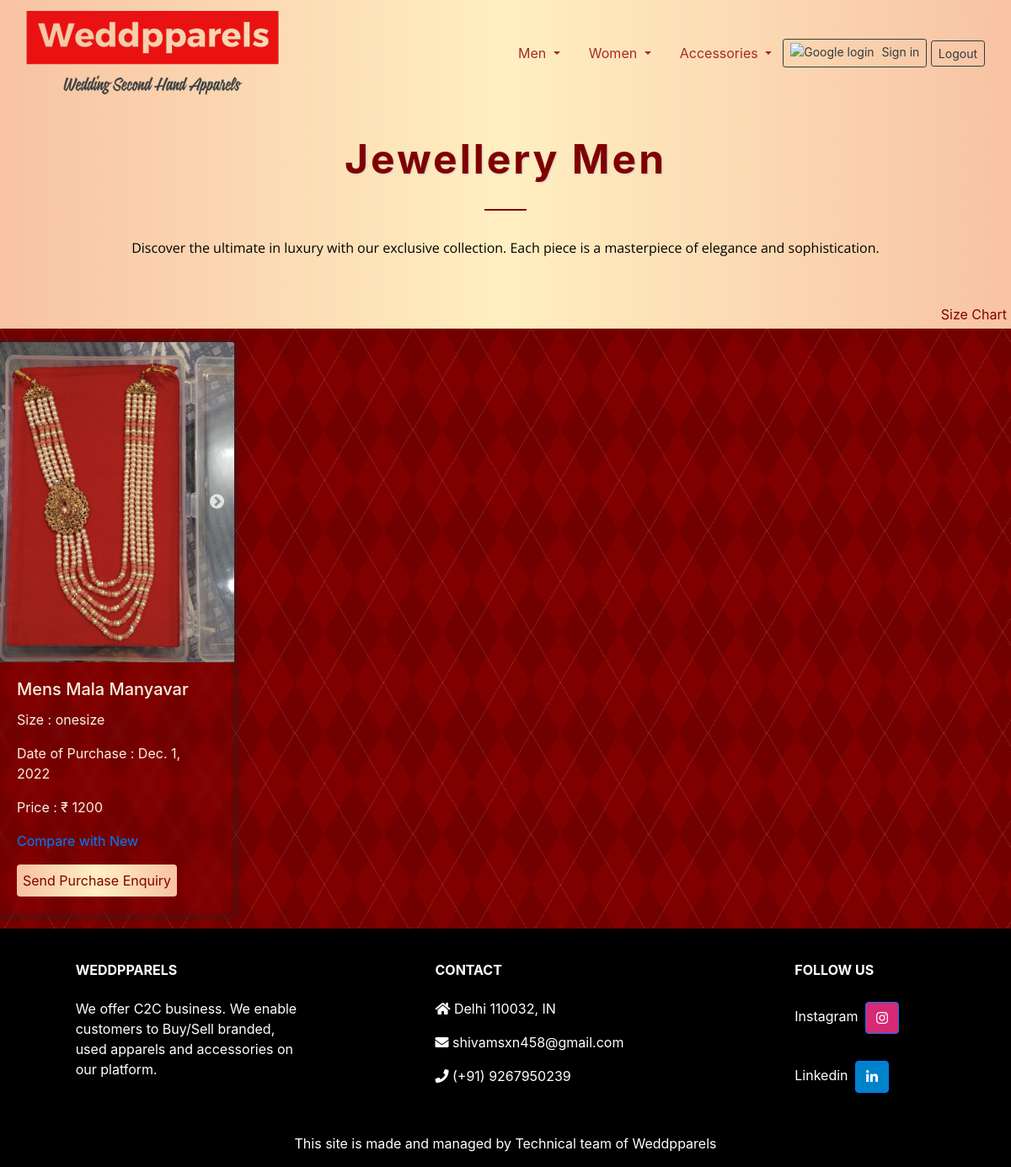
The page /shop/categorydisplay/JewelleryMen on the database its author committed.
### shop/models.py (models this page shows, shortened)
class Product(models.Model):
    product_id = models.AutoField
    product_name = models.CharField(max_length= 30)
    size = models.CharField(max_length=100, blank=True, default="onesize")
    purchase_date = models.DateField()
    category = models.CharField(max_length=25, default="")
    subcategory = models.CharField(max_length=25, default="")
    price = models.IntegerField(default= 0)
    image = models.ImageField(upload_to="shop/images", blank=True, default="")
    sideimage = models.ImageField(upload_to="shop/images", blank=True, default="/shop/images/imagecomingsoon.png")
    backimage = models.ImageField(upload_to="shop/images", blank=True, default="/shop/images/imagecomingsoon.png")
    url = models.URLField(max_length=200, blank=True, default= "")

### shop/views.py (the view)
# urls.py: path('categorydisplay/JewelleryMen',  views.jewellerymenfunc, name=""),
def jewellerymenfunc(request):
    products = Product.objects.filter(subcategory='Jewellery Men')
    productsfilter = Product.objects.filter(subcategory='Jewellery Men')[:1]  #To fetch first result and show its subcategory in category pages>> navbarcat html files from base,html (title and para)
    context = {'products':products, 'productsfilter':productsfilter}
    return render(request, 'shop/navbarcatjewellerymen.html',context)

### shop/templates/shop/navbarcatjewellerymen.html
{% extends 'shop/base.html' %}

### shop/templates/shop/base.html (shortened to what this page needs)
{% block categorydisplay %}
{% load static %}
<!doctype html>
<html lang="en" xmlns="http://www.w3.org/1999/html">
<head>
    <link rel="stylesheet" href="https://cdn.jsdelivr.net/npm/bootstrap@4.1.3/dist/css/bootstrap.min.css">
<nav class= "navbar navbar-expand-lg bg-transparent navbar-light navbar-airy bg-fixed-white" style="margin: 0;">
<div class="container-fluid">
   <a class="navbar-brand" href="http://weddpparels.com/"><img class="img-fluid" src="{% static '/media/sitelogo.png' %}" ></a>
  <div class="collapse navbar-collapse" id="navbarSupportedContent">
    <ul class="navbar-nav mr-auto">
      <li class="nav-item dropdown">
        <a class="nav-link dropdown-toggle" href="#" id="navbarDropdownmen" role="button" data-toggle="dropdown" aria-haspopup="true" aria-expanded="false" style="color: brown;">
          Men
        </a>
      </li>
      <li class="nav-item dropdown">
        <a class="nav-link dropdown-toggle" href="#" id="navbarDropdownwomen" role="button" data-toggle="dropdown" aria-haspopup="true" aria-expanded="false" style="color: brown;">
          Women
        </a>
      </li>
      <li class="nav-item dropdown">
        <a class="nav-link dropdown-toggle" href="#" id="navbarDropdownacc" role="button" data-toggle="dropdown" aria-haspopup="true" aria-expanded="false" style="color: brown;">
          Accessories
        </a>
      </li>
    </ul>
<br>
{% load socialaccount %}
<html>
<body>
{% if user.is_authenticated %}
  <h6 class="text-info">Hi! {{ user.username }}</h6> &nbsp;&nbsp;&nbsp;&nbsp;&nbsp;&nbsp;&nbsp;&nbsp;
{% else %}
  <a href="{% provider_login_url 'google'%}?next=/shop/" class="btn btn-outline-dark btn-sm" >
    <img width="16px" style="margin-bottom:3px; margin-right:5px" alt="Google login" src="https://weddpparel.s3.ap-south-1.amazonaws.com/web_dark_sq_SI%401x.png" />
    Sign in
  </a> &nbsp;
{% endif %}
<a href="http://weddpparels.com/accounts/logout/" class="btn btn-outline-dark btn-sm">Logout</a>
</body>
</html>
 </div>
</nav>
 <link rel="stylesheet" type="text/css" href="https://cdnjs.cloudflare.com/ajax/libs/slick-carousel/1.8.1/slick.min.css"/>
  <link rel="stylesheet" type="text/css" href="https://cdnjs.cloudflare.com/ajax/libs/slick-carousel/1.8.1/slick-theme.min.css"/>
</head>
<body>
<br>
<div style="background-image: linear-gradient(to right,#f8c3a3, #ffefc1, #f8c3a3); text-align: center; padding: 10px;">
    <h2 style="font-size: 48px; font-weight: bold; margin: 0; color: maroon; letter-spacing: 3px; text-shadow: 1px 1px 2px #ccc;">
        {% for product in productsfilter %}
        {{ product.subcategory }}
        {% endfor %}
    </h2>
    <hr style="border: none; border-top: 2px solid maroon; height: 2px; margin: 30px auto; max-width: 50px;">
    <p style="color: black; font-size: 16px; line-height: 1.5; font-family: 'Open Sans', sans-serif;">
        Discover the ultimate in luxury with our exclusive collection. Each piece is a masterpiece of elegance and sophistication.
   <br><br>
    </p>
</div>
<div style="background-image: linear-gradient(to right,#f8c3a3, #ffefc1, #f8c3a3); text-align: right; padding: 5px;">
        <a href="http://weddpparels.com/shop/sizechart" style="color:maroon;">Size Chart</a>
</div>
<div class="container-fluid embed-responsive" style="background-color: maroon;
background-image:
repeating-linear-gradient(120deg, rgba(255,255,255,.1), rgba(255,255,255,.1) 1px, transparent 1px, transparent 60px),
repeating-linear-gradient(60deg, rgba(255,255,255,.1), rgba(255,255,255,.1) 1px, transparent 1px, transparent 60px),
linear-gradient(60deg, rgba(0,0,0,.1) 25%, transparent 25%, transparent 75%, rgba(0,0,0,.1) 75%, rgba(0,0,0,.1)),
linear-gradient(120deg, rgba(0,0,0,.1) 25%, transparent 25%, transparent 75%, rgba(0,0,0,.1) 75%, rgba(0,0,0,.1));
background-size: 70px 120px; max-width: 100%;">
<div class="row">
  <link href="{% static 'css/style.css'%}" rel="stylesheet">
{% for product in products %}
  <div class="col-md-3 my-3">
    <div class="card1">
        <div class="slider">
            <div><img class="card-img-top" style="height:380px;" src="/media/{{ product.image }}" alt="{{ product.name }}"></div>
        </div>
      <div class="card-body" style="color: #F8F0E3;">
        <h5 class="card-title">{{ product.product_name }}</h5>
        <p class="card-text" >Size : {{ product.size }} </p>
        <p class="card-text" >Date of Purchase : {{ product.purchase_date }} </p>
        <p class="card-text">Price : ₹ {{ product.price }}</p>
        <p> <a  href="{{ product.url }}">Compare with New</a></p>
        <a href="http://weddpparels.com/shop/sendpurchaseenquiry/#{{ product.product_name }}" id="{{ product.product_name }}" class="btn" style="color: maroon ;background-image: linear-gradient(to right,#f8c3a3, #ffefc1, #f8c3a3); padding: 6px; background-color:#F6BE00 ; position: absolute;">Send Purchase Enquiry</a>
      </div>
    </div>
  </div>
{% endfor %}
</div>
</div>
</body>
<footer
          class="text-left text-lg-start text-white"
          style="background-color: black"
          >
    <div class="container-fluid p-4 pb-0">
      <section class="">
        <div class="row">
          <div class="col-md-3 col-lg-3 col-xl-3 mx-auto mt-3">
            <h6 class="text-uppercase mb-4 font-weight-bold">
              Weddpparels
            </h6>
            <p>
              We offer C2C business. We enable customers to Buy/Sell branded, used apparels and accessories on our platform.
            </p>
          </div>
          <div class="col-md-4 col-lg-3 col-xl-3 mx-auto mt-3">
            <h6 class="text-uppercase mb-4 font-weight-bold"> Contact </h6>
            <p><i class="fas fa-home mr-0"></i> Delhi 110032, IN </p>
            <p><i class="fas fa-envelope mr-0"></i> shivamsxn458@gmail.com </p>
            <p><i class="fas fa-phone mr-0"></i> (+91) 9267950239 </p>
          </div>
          <div class="col-md-3 col-lg-2 col-xl-2 mx-auto mt-3">
            <h6 class="text-uppercase mb-4 font-weight-bold"> Follow us </h6>
            Instagram
            <a
               class="btn btn-primary btn-floatin m-1"
               style="background-color: #d62976 "
               href="#!"
               role="button"
               ><i class="fab fa-instagram"></i></a>
  <br><br>
            Linkedin
            <a
               class="btn btn-primary btn-floating m-1"
               style="background-color: #0082ca"
               href="https://www.linkedin.com/in/shivam-saxena-b939641a0/"
               role="button"
               ><i class="fab fa-linkedin-in"></i
              ></a>
      </section>
    </div>
    <div
         class="text-center p-3"
         style="background-color: rgba(0, 0, 0, 0.2)"
         >
      <a class="text-white" href="https://weddpparels.com/"
         >This site is made and managed by Technical team of Weddpparels</a>
    </div>
<link rel="stylesheet" href="https://cdnjs.cloudflare.com/ajax/libs/font-awesome/5.15.3/css/all.min.css" />
 </footer>
</html>
{% endblock %}

### shop/static/css/style.css (style rules this page uses)
.card1 { margin: 0 0.0em; border: none; border-radius: 0; height: 680px; box-shadow: 0 0 8px 0 ; background: null; backdrop-filter: blur(3px); }
.card1 img { max-width: 100%; max-height: 100%; }

### shop/templates/shop/base.html (style rules this page uses)
body { background-color: #F8F0E3; background-image: linear-gradient(to right,#f8c3a3, #ffefc1, #f8c3a3); padding: 0px; }

### rows shown on the page
Product: subcategory "Jewellery Men", image (picture), product_name "Mens Mala Manyavar", size "onesize", purchase_date "Dec. 1, 2022", price "1200"
